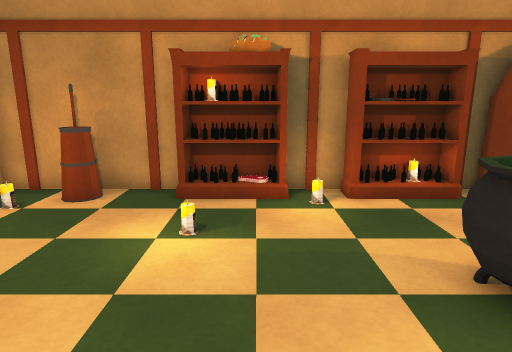
view 1 (above)

17 first-person views from a walk through a 3-D level made in the Unity game engine. The camera is 1.3 m above the floor, tilts 12° down and sees 75° across. The floor is counted in squares, 0.5 m on a side. Each view is taken from the middle of a square. On the plan, view 1 faces up. The plan holds only what a view shows up to about 20 squares ahead; the rest is blank. The place goes on beyond the plan. The player is left out. Door leaves are left out, so doorways stand open.

view 2
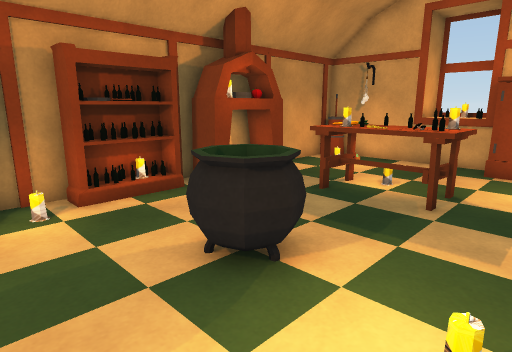

view 3
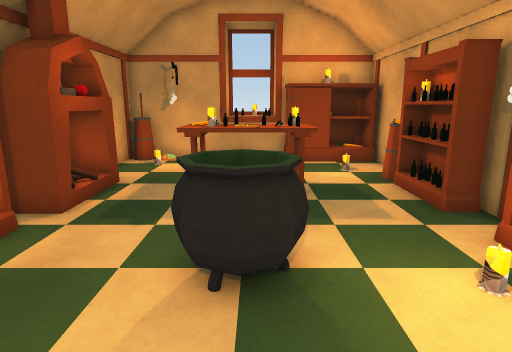

view 4
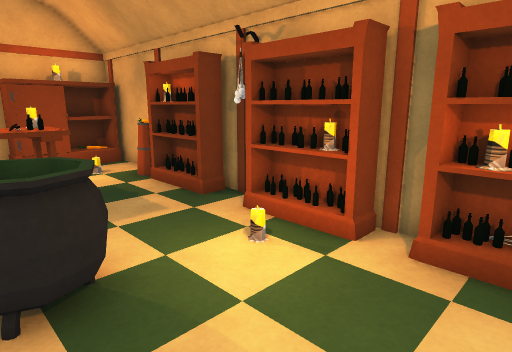

view 5
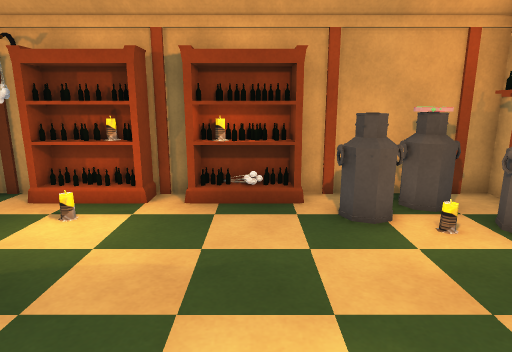

view 6
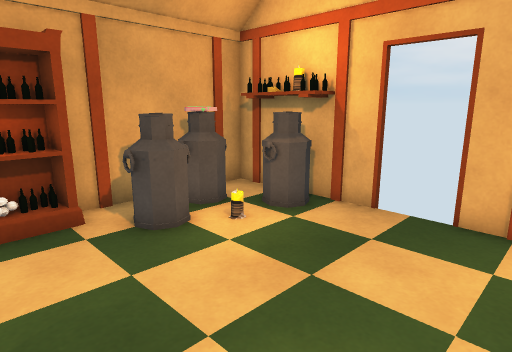

view 7
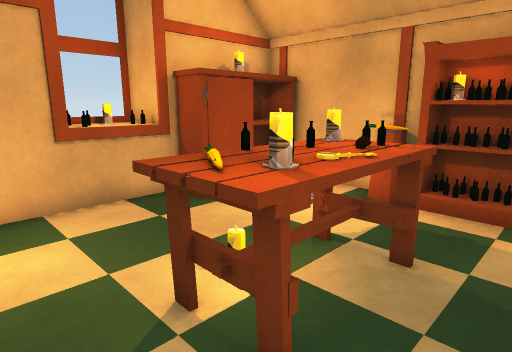

view 8
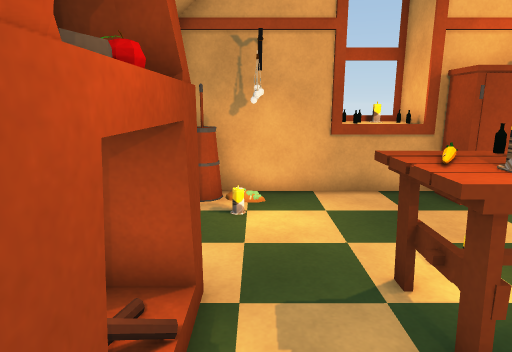

view 9
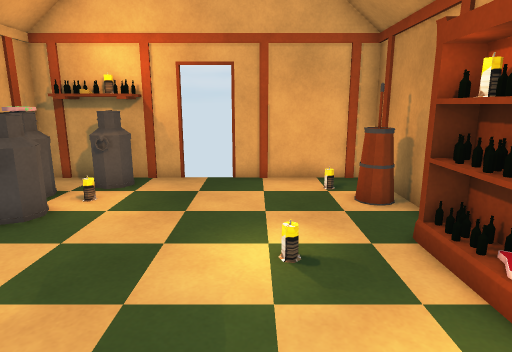

view 10
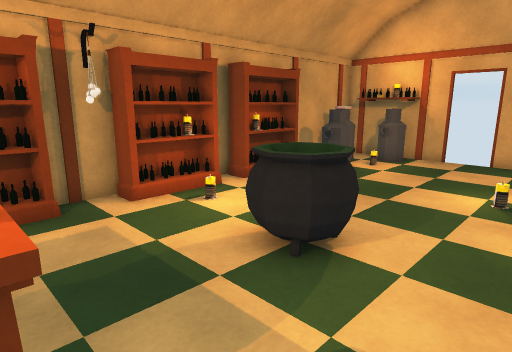

view 11
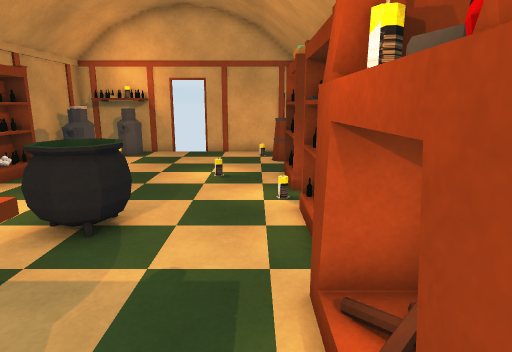

view 12
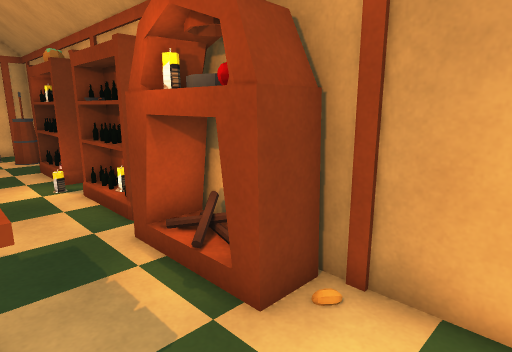

view 13
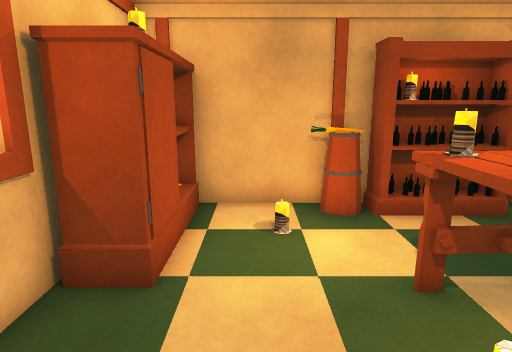

view 14
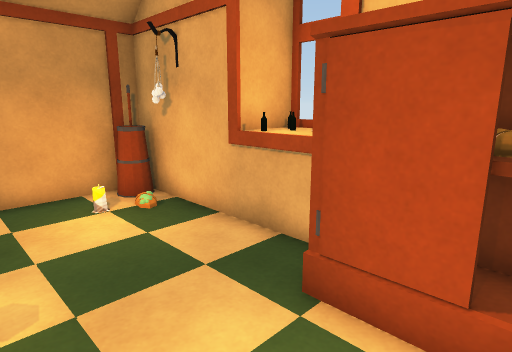

view 15
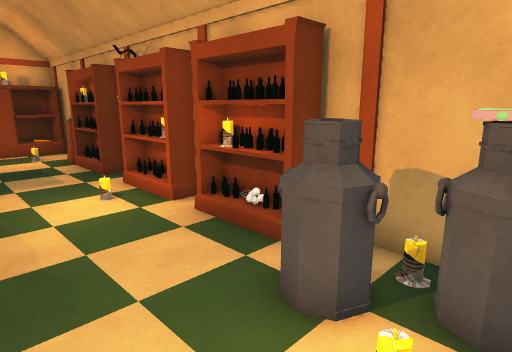

view 16
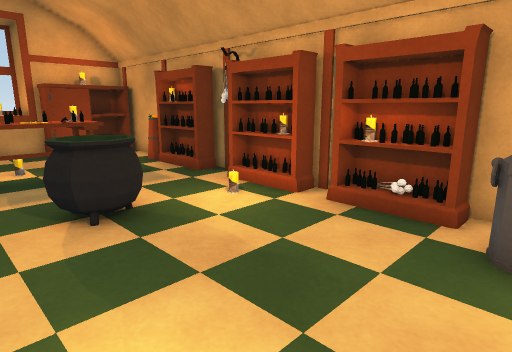

view 17
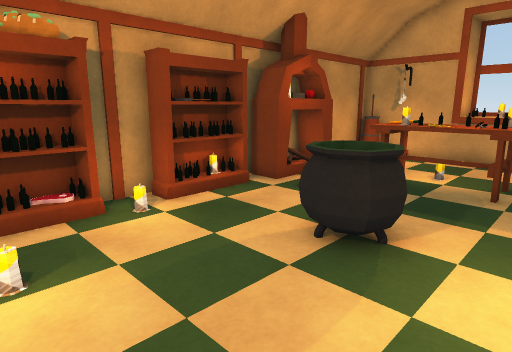

### Floor plan
Points are (right, up) in squares from view 1. A wall is a line through its corners. A room is listed if a view was taken in it or the views show most of it. See-through windows are left out.
Room 1 (views 1, 2, 3, 4, 5, 6, 7, 8, 9, 10, 11, 12, 13, 14, 15, 16, 17)
walls: (6.8, 8.8) (6.8, 10.1); (5, -1.7) (7.4, -1.7); (7.5, 9.2) (7.4, 8.8) (7, 8.8) (7, 10); (2.5, 10.2) (1.4, 10.2); (0.6, -1.7) (2.4, -1.7); (7.5, 10.1) (7.5, 8.8); (8.9, 9.2) (8.5, 9); (9.6, 8.6) (9.6, 10.1); (10, -1.7) (15.2, -1.7); (10.1, 10) (10.1, 8.7) (7, 8.7); (10.3, 10.1) (10.3, 8.7); (-2.4, 10.2) (-8, 10.2) (-8, 5.1); (14.5, 1.4) (14.5, 2.5) (15.9, 2.5); (-8, 3.4) (-8, 2.5); (16, 2.1) (16, 10.2) (6.2, 10.2); (-8, -0.4) (-8, -1.7) (-2, -1.7); (15.6, -1.4) (15.6, 0.9); (17.7, 3) (17.7, 5.5) (15.9, 5.5)
low walls: (8.8, 8.7) (8.5, 9.2); (9, 8.7) (8.4, 9.1); (7.4, 10.1) (7.4, 8.8); (9.3, 9.2) (8.5, 9.4)
ways out: open door at (-8, 4.5)
objects: other object (-8, 0); other object (-8, 1); other object (-8, 2); other object (-7, -1); other object (-7, 0); other object (-7, 1); other object (-7, 2); other object (-6, -1) to (-5, 0); other object (-6, 1); other object (-5, 9); other object (-4, 0) to (-3, 1); other object (-2, -1); other object (-2, 9); other object (-2, 10); other object (-1, -1); other object (-1, 9); other object (0, -1); other object (0, 9); other object (0, 10); other object (1, -1); other object (1, 9); other object (2, -1); other object (3, -1); cauldron (3, 3) to (5, 5); other object (3, 9); other object (4, -1); other object (4, 9); other object (4, 10); other object (5, -1); other object (6, -1); other object (6, 9); other object (7, -1); other object (8, -1); other object (8, 3); other object (9, -1); table (9, 2) to (11, 4); other object (9, 3); table (9, 4); candle (9, 5); table (9, 6) to (11, 6); other object (10, -1); candle (10, 3); other object (10, 4); other object (10, 5); other object (11, -1); other object (11, 5); shelf (15, -1); other object (15, 0) to (15, 1); other object (15, 8) to (15, 9); other object (16, 3); other object (16, 5); other object (17, 3); candle (17, 4)

Positions as (right, up) in squares from view 1, and headings:
1: (0, 0), facing up
2: (0, 0), facing up-right
3: (-1, 4), facing right
4: (-1, 5), facing down-right
5: (-1, 8), facing down
6: (0, 7), facing down-left
7: (7, 8), facing down-right
8: (6, 8), facing right
9: (4, 6), facing left
10: (9, 8), facing down-left
11: (11, 8), facing left
12: (13, 6), facing up-left
13: (13, 7), facing down
14: (11, 0), facing up-right
15: (-6, 4), facing down-right
16: (-4, 7), facing down-right
17: (-2, 1), facing up-right
